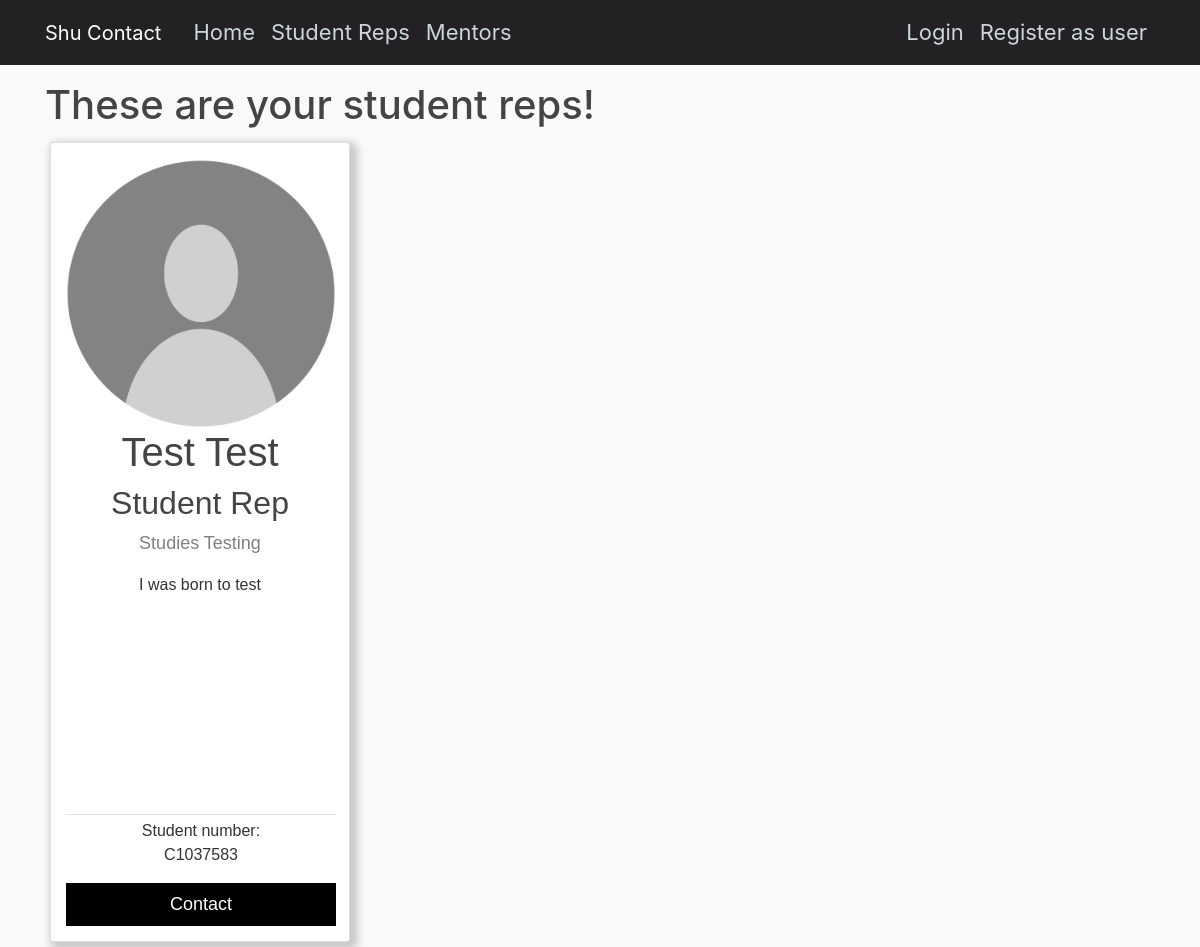
/reps, run on an earlier commit of the app's database.
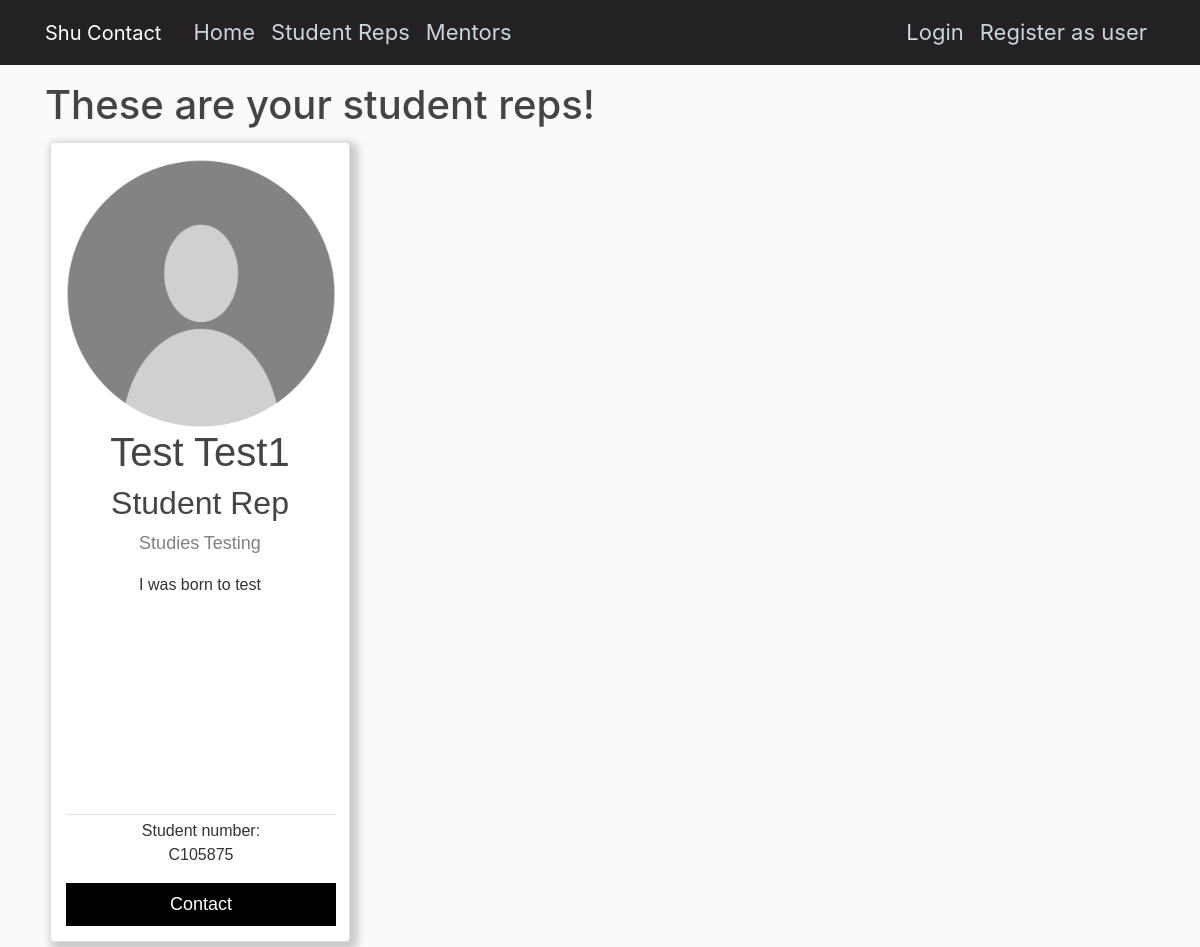
And on a later commit of the database.
### users/models.py (models this page shows, shortened)
class StudentRepProfile(models.Model):
    user = models.OneToOneField(User, null = True, on_delete = models.CASCADE)
    StudentNumber = models.CharField(max_length=15, primary_key= 'StudentNumber')
    AreaOfStudy = models.CharField(max_length=20, null = True)
    Description = models.TextField(null = True, max_length=300)
    DOB = models.DateField(null = True)
    Image = models.ImageField(default = 'defaultpi.png', upload_to = 'rep_pics')

### ContactApplication/views.py (the view)
# urls.py: path('reps', repListView.as_view(), name = 'reps'),
class repListView(ListView):
     model = StudentRepProfile
     template_name = 'ContactApplication/reps.html'
     context_object_name = 'studentrepprofiles'
     ordering = ['AreaOfStudy']
     paginate_by = 6

### ContactApplication/templates/ContactApplication/reps.html (shortened to what this page needs)
{% extends "ContactApplication/base.html" %}
{% block content %}
    <h1>These are your student reps! </h1>
    {% for studentrepprofile in studentrepprofiles %}
    <div class="column">
        <div class="card">
            <div style="text-align: center;">
                <img class="rounded-circle" src="{{studentrepprofile.Image.url}}", width="270", height="270">
            </div>
            <h1>{{ studentrepprofile.user.first_name }} {{ studentrepprofile.user.last_name }}</h1>
            <h2>Student Rep</h2>
            <p class="title"> Studies {{ studentrepprofile.AreaOfStudy }}</p>
            <p>{{ studentrepprofile.Description }}</p>
            <div class="bottomcard">
                <div class="article-metadata">
                </div>
                <p class="muted">Student number:</br> {{ studentrepprofile.StudentNumber }}</p>
                <a href="{% url 'messaging:send_message' recipient_username=studentrepprofile.user.username %}">
                    <button>Contact</button>
                </a>
            </div>
        </div>
    </div>
{% endfor %}
{% endblock content %}

What changed in the data, as far as the page shows it:
removed StudentRepProfile: Image (placeholder picture), user.first_name "Test", user.last_name "Test", AreaOfStudy "Testing", Description "I was born to test", StudentNumber "C1037583"
added StudentRepProfile: Image (placeholder picture), user.first_name "Test", user.last_name "Test1", AreaOfStudy "Testing", Description "I was born to test", StudentNumber "C105875"
